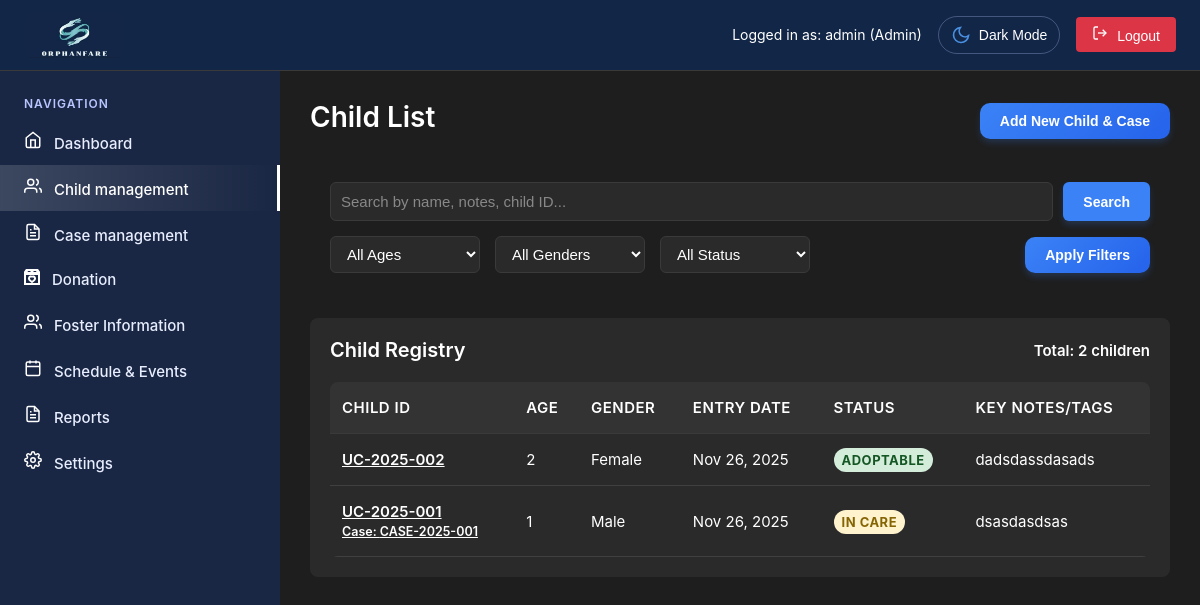
The app's page /admin/child-management.php (signed in) with its own data.
### tables this page shows
CREATE TABLE `users` (
  `id` int(11) NOT NULL,
  `username` varchar(50) NOT NULL,
  `email` varchar(100) NOT NULL,
  `password` varchar(255) NOT NULL,
  `role` enum('super_admin','admin','user','Social Worker','Social Welfare Assistant') DEFAULT 'user',
  `status` enum('active','inactive','pending') DEFAULT 'pending',
  `created_at` timestamp NOT NULL DEFAULT current_timestamp(),
  `updated_at` timestamp NOT NULL DEFAULT current_timestamp() ON UPDATE current_timestamp(),
  `two_factor_secret` varchar(32) DEFAULT NULL,
  `two_factor_enabled` tinyint(1) DEFAULT 0,
  `two_factor_verified` tinyint(1) DEFAULT 0,
  `two_factor_backup_codes` text DEFAULT NULL,
  `last_login` timestamp NULL DEFAULT NULL,
  `last_password_change` timestamp NOT NULL DEFAULT current_timestamp(),
  `failed_attempts` int(11) DEFAULT 0,
  `account_locked` tinyint(1) DEFAULT 0,
  `is_active` tinyint(1) DEFAULT 1
);

CREATE TABLE `children` (
  `id` int(11) NOT NULL,
  `child_id` varchar(20) NOT NULL,
  `name` varchar(100) NOT NULL,
  `age` int(11) NOT NULL,
  `gender` enum('Male','Female') NOT NULL,
  `date_of_birth` date DEFAULT NULL,
  `entry_date` date NOT NULL,
  `status` enum('Adoptable','Adopted','In Care','Reintegrated') DEFAULT 'In Care',
  `address` text DEFAULT NULL,
  `civil_status` varchar(50) DEFAULT NULL,
  `birth_place` varchar(255) DEFAULT NULL,
  `educational_attainment` varchar(100) DEFAULT NULL,
  `occupation` varchar(100) DEFAULT NULL,
  `monthly_income` varchar(50) DEFAULT NULL,
  `religion` varchar(100) DEFAULT NULL,
  `family_composition` text DEFAULT NULL,
  `problem_presented` text DEFAULT NULL,
  `assessment_recommendation` text DEFAULT NULL,
  `health_status` varchar(100) DEFAULT 'Good',
  `allergies` text DEFAULT NULL,
  `emergency_contact` varchar(100) DEFAULT NULL,
  `contact_phone` varchar(20) DEFAULT NULL,
  `problem_description` text DEFAULT NULL,
  `notes` text DEFAULT NULL,
  `photo_path` varchar(255) DEFAULT NULL,
  `created_at` timestamp NOT NULL DEFAULT current_timestamp(),
  `updated_at` timestamp NOT NULL DEFAULT current_timestamp() ON UPDATE current_timestamp(),
  `linked_case_id` varchar(20) DEFAULT NULL,
  `created_by` int(11) DEFAULT NULL,
  `cf_educational_level` varchar(100) DEFAULT NULL,
  `cf_religion` varchar(50) DEFAULT NULL,
  `cf_special_needs` text DEFAULT NULL,
  `cf_hobbies` text DEFAULT NULL,
  `cf_school_name` varchar(255) DEFAULT NULL,
  `cf_grade_level` varchar(50) DEFAULT NULL,
  `cf_favorite_color` text DEFAULT NULL
);

### admin/includes/auth.php (called while the page is built, shortened)
<?php
function getCurrentUser() {
    return [
        'id' => $_SESSION['user_id'] ?? 1,
        'username' => $_SESSION['username'] ?? 'Admin',
        'email' => $_SESSION['email'] ?? 'admin@orphanfare.com',
        'role' => $_SESSION['role'] ?? 'admin'
    ];
}
function formatDate($date) {
    return date('M j, Y', strtotime($date));
}
?>

### admin/includes/permissions.php (called while the page is built, shortened)
<?php
class PermissionManager {
    private $conn;
    private $role;
    private $is_pdo = false;
    public function __construct($conn, $role, $user_id) {
        $this->conn = $conn;
        $this->role = $role;
        $this->is_pdo = $conn instanceof PDO;
    }
    public function hasPermission($module, $action) {
        if ($this->is_pdo) {
            $sql = "SELECT can_view, can_edit, can_delete, can_create
                    FROM permissions
                    WHERE role = ? AND module = ?";
            $stmt = $this->conn->prepare($sql);
            $stmt->execute([$this->role, $module]);
            $permission = $stmt->fetch(PDO::FETCH_ASSOC);
        }
        if ($permission) {
            switch ($action) {
                case 'view': return (bool)$permission['can_view'];
                case 'edit': return (bool)$permission['can_edit'];
                case 'delete': return (bool)$permission['can_delete'];
                case 'create': return (bool)$permission['can_create'];
            }
        }
        return false;
    }
}
function showMenuItem($permissionManager, $module) {
    return $permissionManager->hasPermission($module, 'view');
}
?>

### admin/child-management.php (the view, shortened to what this page needs)
<?php
require_once 'includes/header.php';
function getStatusBadgeClass($status) {
    switch ($status) {
        case 'Adoptable': return 'status-active';
        case 'In Care': return 'status-progress';
    }
}
$whereClause = "WHERE 1=1";
$params = [];
$children = [];
try {
    $stmt = $pdo->prepare("SELECT * FROM children $whereClause ORDER BY created_at DESC");
    $stmt->execute($params);
    $children = $stmt->fetchAll();
} catch (Exception $e) {
    $children = [];
}
$totalChildren = count($children);
$canCreate = $permissionManager->hasPermission('child_management', 'create');
$canEdit = $permissionManager->hasPermission('child_management', 'edit');
?>
<main class="main-content">
    <div class="page-header">
        <h1 class="page-title">Child List
        </h1>
        <?php if ($canCreate): ?>
            <button class="btn btn-primary" onclick="window.location.href='unified-registration.php'">Add New Child & Case</button>
        <?php else: ?>
            <button class="btn btn-secondary" disabled title="No permission to create children">Add New Child & Case</button>
        <?php endif; ?>
    </div>
    <form method="GET" class="search-filters-container">
        <div class="search-section">
            <input type="text" class="search-input" name="search" placeholder="Search by name, notes, child ID..."
                value="<?php echo htmlspecialchars($_GET['search'] ?? ''); ?>">
            <button type="submit" class="search-btn">Search</button>
        </div>
        <div class="filters-section">
            <div class="filter-group">
                <select class="filter-select" name="age_filter">
                    <option value="">All Ages</option>
                </select>
            </div>
            <div class="filter-group">
                <select class="filter-select" name="gender_filter">
                    <option value="">All Genders</option>
                </select>
            </div>
            <div class="filter-group">
                <select class="filter-select" name="status_filter">
                    <option value="">All Status</option>
                </select>
            </div>
            <div class="filter-actions">
                <button type="submit" class="btn btn-primary">Apply Filters</button>
            </div>
        </div>
    </form>
    <div class="registry-section">
        <div class="registry-header">
            <h2 class="registry-title">Child Registry</h2>
            <span class="total-count">Total: <?php echo $totalChildren; ?> children</span>
        </div>
        <table class="foster-table">
            <thead>
                <tr>
                    <th>Child ID</th>
                    <th>Age</th>
                    <th>Gender</th>
                    <th>Entry Date</th>
                    <th>Status</th>
                    <th>Key Notes/Tags</th>
                </tr>
            </thead>
            <tbody>
                <?php foreach ($children as $child): ?>
                <tr>
                    <td class="foster-id clickable-id"
                        <?php if ($canEdit): ?>onclick="showChildDetails('<?php echo htmlspecialchars($child['child_id']); ?>')"<?php else: ?>style="cursor: not-allowed; color: #cccccc;"<?php endif; ?>>
                        <?php echo htmlspecialchars($child['child_id']); ?>
                        <?php if ($child['linked_case_id']): ?>
                        <br><small class="case-id">Case: <?php echo htmlspecialchars($child['linked_case_id']); ?></small>
                        <?php endif; ?>
                    </td>
                    <td><?php echo htmlspecialchars($child['age']); ?></td>
                    <td><?php echo htmlspecialchars($child['gender']); ?></td>
                    <td><?php echo formatDate($child['entry_date'] ?? $child['created_at']); ?></td>
                    <td><span class="status-badge <?php echo getStatusBadgeClass($child['status']); ?>">
                        <?php echo htmlspecialchars($child['status']); ?>
                    </span></td>
                    <td class="notes-cell"><?php echo htmlspecialchars($child['notes'] ?? 'No notes'); ?></td>
                </tr>
                <?php endforeach; ?>
            </tbody>
        </table>
    </div>
</main>
<?php require_once 'includes/footer.php'; ?>

### admin/includes/header.php (shortened to what this page needs)
<?php
require_once '../config/database.php';
require_once 'auth.php';
$currentUser = getCurrentUser();
try {
    $stmt = $pdo->prepare("SELECT role FROM users WHERE id = ?");
    $stmt->execute([$currentUser['id']]);
    $dbUser = $stmt->fetch(PDO::FETCH_ASSOC);
    if ($dbUser && $dbUser['role']) {
        $currentUser = getCurrentUser();
    }
} catch (Exception $e) {
}
require_once 'permissions.php';
$permissionManager = new PermissionManager($pdo, $currentUser['role'], $currentUser['id']);
?>
<!DOCTYPE html>
<html lang="en">
<head>
    <link rel="stylesheet" href="../css/common.css">
    <link rel="stylesheet" href="../css/admin.css">
</head>
<body>
    <div class="dashboard-container">
        <div class="top-header">
            <img src="../img/logo-system.jpg" alt="Orphanfare Logo" class="logo-image">
            <div class="user-info">
                <span class="user-status">Logged in as: <?php echo htmlspecialchars($currentUser['username'] ?? 'Admin'); ?> (<?php
                    $roleDisplay = match($currentUser['role']) {
                        'super_admin' => 'Super Admin',
                        'admin' => 'Admin',
                        'Social Worker' => 'Social Worker',
                        'Social Welfare Assistant' => 'Social Welfare Assistant',
                        default => ucfirst($currentUser['role'])
                    };
                    echo htmlspecialchars($roleDisplay);
                ?>)</span>
                <button id="themeToggle" class="theme-toggle">
                    <span class="theme-icon">
                        <svg width="20" height="20" viewBox="0 0 24 24" fill="none" stroke="#4a90e2" stroke-width="2" class="moon-icon">
                            <path d="M21 12.79A9 9 0 1 1 11.21 3 7 7 0 0 0 21 12.79z"/>
                        </svg>
                    </span>
                    <span class="text">Dark Mode</span>
                </button>
                <button class="logout-btn" onclick="logout()">
                    <svg width="16" height="16" viewBox="0 0 24 24" fill="none" stroke="currentColor" stroke-width="2" style="margin-right: 5px;">
                        <path d="M9 21H5a2 2 0 0 1-2-2V5a2 2 0 0 1 2-2h4"/>
                        <polyline points="16 17 21 12 16 7"/>
                        <line x1="21" y1="12" x2="9" y2="12"/>
                    </svg>
                    Logout
                </button>
            </div>
        </div>
        <div class="sidebar">
            <div class="nav-section">
                <div class="nav-title">NAVIGATION</div>
                <?php if (showMenuItem($permissionManager, 'dashboard')): ?>
                    <a href="dashboard.php" class="nav-item <?php echo basename($_SERVER['PHP_SELF']) == 'dashboard.php' ? 'active' : ''; ?>">
                        <svg width="18" height="18" viewBox="0 0 24 24" fill="none" stroke="white" stroke-width="2" style="margin-right: 8px;">
                            <path d="m3 9 9-7 9 7v11a2 2 0 0 1-2 2H5a2 2 0 0 1-2-2z"/>
                            <polyline points="9 22 9 12 15 12 15 22"/>
                        </svg>
                        Dashboard
                    </a>
                <?php endif; ?>
                <?php if (showMenuItem($permissionManager, 'child_management')): ?>
                    <a href="child-management.php" class="nav-item <?php echo basename($_SERVER['PHP_SELF']) == 'child-management.php' ? 'active' : ''; ?>">
                        <svg width="18" height="18" viewBox="0 0 24 24" fill="none" stroke="white" stroke-width="2" style="margin-right: 8px;">
                            <path d="M17 21v-2a4 4 0 0 0-4-4H5a4 4 0 0 0-4 4v2"/>
                            <circle cx="9" cy="7" r="4"/>
                            <path d="M23 21v-2a4 4 0 0 0-3-3.87"/>
                            <path d="M16 3.13a4 4 0 0 1 0 7.75"/>
                        </svg>
                        Child management
                    </a>
                <?php endif; ?>
                <?php if (showMenuItem($permissionManager, 'case_management')): ?>
                    <a href="case-management.php" class="nav-item <?php echo basename($_SERVER['PHP_SELF']) == 'case-management.php' ? 'active' : ''; ?>">
                        Case management
                    </a>
                <?php endif; ?>
                <?php if (showMenuItem($permissionManager, 'donation')): ?>
                    <a href="donation.php" class="nav-item <?php echo basename($_SERVER['PHP_SELF']) == 'donation.php' ? 'active' : ''; ?>">
                        Donation
                    </a>
                <?php endif; ?>
                <?php if (showMenuItem($permissionManager, 'foster_info')): ?>
                    <a href="foster-info.php" class="nav-item <?php echo basename($_SERVER['PHP_SELF']) == 'foster-info.php' ? 'active' : ''; ?>">
                        <svg width="18" height="18" viewBox="0 0 24 24" fill="none" stroke="white" stroke-width="2" style="margin-right: 8px;">
                            <path d="M17 21v-2a4 4 0 0 0-4-4H5a4 4 0 0 0-4 4v2"/>
                            <circle cx="9" cy="7" r="4"/>
                            <path d="M23 21v-2a4 4 0 0 0-3-3.87"/>
                            <path d="M16 3.13a4 4 0 0 1 0 7.75"/>
                        </svg>
                        Foster Information
                    </a>
                <?php endif; ?>
                <?php if (showMenuItem($permissionManager, 'schedule')): ?>
                    <a href="schedule.php" class="nav-item <?php echo basename($_SERVER['PHP_SELF']) == 'schedule.php' ? 'active' : ''; ?>">
                        <svg width="18" height="18" viewBox="0 0 24 24" fill="none" stroke="white" stroke-width="2" style="margin-right: 8px;">
                            <rect x="3" y="4" width="18" height="18" rx="2" ry="2"/>
                            <line x1="16" y1="2" x2="16" y2="6"/>
                            <line x1="8" y1="2" x2="8" y2="6"/>
                            <line x1="3" y1="10" x2="21" y2="10"/>
                        </svg>
                        Schedule & Events
                    </a>
                <?php endif; ?>
                <?php if (showMenuItem($permissionManager, 'reports')): ?>
                    <a href="reports.php" class="nav-item <?php echo basename($_SERVER['PHP_SELF']) == 'reports.php' ? 'active' : ''; ?>">
                        Reports
                    </a>
                <?php endif; ?>
                <?php if (showMenuItem($permissionManager, 'settings')): ?>
                    <a href="settings.php" class="nav-item <?php echo basename($_SERVER['PHP_SELF']) == 'settings.php' ? 'active' : ''; ?>">
                        Settings
                    </a>
                <?php endif; ?>
            </div>
        </div>

### records on screen
users: role "admin", role "Admin"
children: child "UC-2025-002", age "2", gender "Female", entry_date "Nov 26, 2025", status "ADOPTABLE", notes "dadsdassdasads"
children: child "UC-2025-001", linked_case "CASE-2025-001", age "1", gender "Male", entry_date "Nov 26, 2025", status "IN CARE", notes "dsasdasdsas"

### other values on screen
$totalChildren "2"
